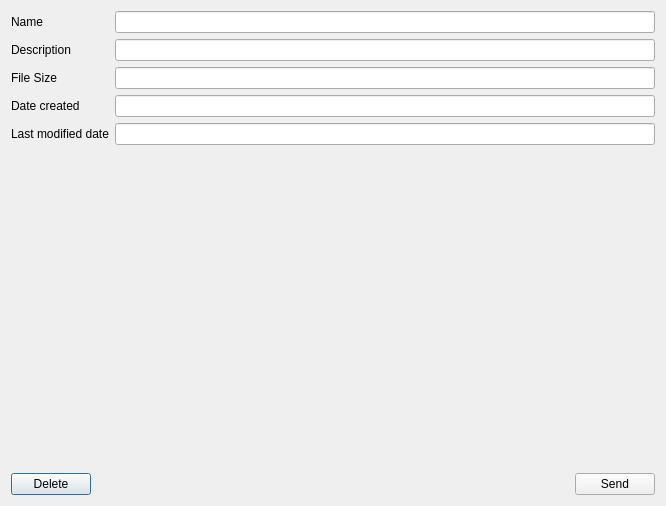
<?xml version="1.0" encoding="UTF-8"?>
<ui version="4.0">
 <class>CrashReportDialog</class>
 <widget class="QDialog" name="CrashReportDialog">
  <property name="geometry">
   <rect>
    <x>0</x>
    <y>0</y>
    <width>666</width>
    <height>506</height>
   </rect>
  </property>
  <property name="windowTitle">
   <string>Crash report</string>
  </property>
  <layout class="QVBoxLayout" name="verticalLayout">
   <item>
    <layout class="QFormLayout" name="formLayout">
     <item row="0" column="0">
      <widget class="QLabel" name="label">
       <property name="text">
        <string>Name</string>
       </property>
      </widget>
     </item>
     <item row="0" column="1">
      <widget class="QLineEdit" name="nameLine">
       <property name="alignment">
        <set>Qt::AlignCenter</set>
       </property>
       <property name="readOnly">
        <bool>true</bool>
       </property>
      </widget>
     </item>
     <item row="1" column="0">
      <widget class="QLabel" name="label_2">
       <property name="text">
        <string>Description</string>
       </property>
      </widget>
     </item>
     <item row="1" column="1">
      <widget class="QLineEdit" name="descriptionLine">
       <property name="alignment">
        <set>Qt::AlignCenter</set>
       </property>
       <property name="readOnly">
        <bool>true</bool>
       </property>
      </widget>
     </item>
     <item row="2" column="0">
      <widget class="QLabel" name="label_3">
       <property name="text">
        <string>File Size</string>
       </property>
      </widget>
     </item>
     <item row="2" column="1">
      <widget class="QLineEdit" name="fileSizeLine">
       <property name="alignment">
        <set>Qt::AlignCenter</set>
       </property>
       <property name="readOnly">
        <bool>true</bool>
       </property>
      </widget>
     </item>
     <item row="3" column="0">
      <widget class="QLabel" name="label_4">
       <property name="text">
        <string>Date created</string>
       </property>
      </widget>
     </item>
     <item row="3" column="1">
      <widget class="QLineEdit" name="dateCreatedLine">
       <property name="alignment">
        <set>Qt::AlignCenter</set>
       </property>
       <property name="readOnly">
        <bool>true</bool>
       </property>
      </widget>
     </item>
     <item row="4" column="0">
      <widget class="QLabel" name="label_5">
       <property name="text">
        <string>Last modified date</string>
       </property>
      </widget>
     </item>
     <item row="4" column="1">
      <widget class="QLineEdit" name="lastModifiedDateLine">
       <property name="alignment">
        <set>Qt::AlignCenter</set>
       </property>
       <property name="readOnly">
        <bool>true</bool>
       </property>
      </widget>
     </item>
    </layout>
   </item>
   <item>
    <spacer name="verticalSpacer">
     <property name="orientation">
      <enum>Qt::Vertical</enum>
     </property>
     <property name="sizeHint" stdset="0">
      <size>
       <width>20</width>
       <height>301</height>
      </size>
     </property>
    </spacer>
   </item>
   <item>
    <layout class="QHBoxLayout" name="horizontalLayout">
     <item>
      <widget class="QPushButton" name="deleteFileButton">
       <property name="text">
        <string>Delete</string>
       </property>
      </widget>
     </item>
     <item>
      <spacer name="horizontalSpacer">
       <property name="orientation">
        <enum>Qt::Horizontal</enum>
       </property>
       <property name="sizeHint" stdset="0">
        <size>
         <width>428</width>
         <height>20</height>
        </size>
       </property>
      </spacer>
     </item>
     <item>
      <widget class="QPushButton" name="sendFileButton">
       <property name="text">
        <string>Send</string>
       </property>
      </widget>
     </item>
    </layout>
   </item>
  </layout>
 </widget>
 <resources/>
 <connections/>
</ui>
